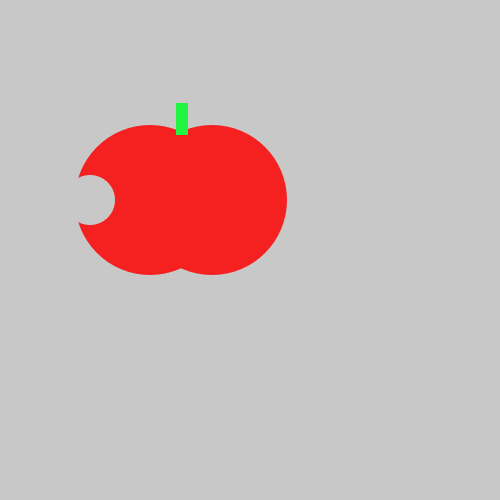
Frame 1 (no input)
Frame 60 (the mouse pressed at the canvas centre just before this capture): identical to frame 1, image omitted
Frame 120 (the mouse held since frame 60 and released just before this capture): identical to frame 1, image omitted

The Processing sketch that drew this single still picture (run headless with seeded random() and noise(); from frame 60 on, the mouse is pressed at the canvas centre):

// Processing sketch: tasty_tomato_pde
// ── tasty_tomato_pde.pde
void setup() {
    size(500, 500);
}
void draw() {
    background(200, 200, 200);
   noStroke();
   fill(#F52020);
    ellipse(150, 200, 150, 150);
   ellipse(212, 200, 150, 150);
fill(#20F541);
    rect(176, 103, 12, 32);
    fill(200,200,200);
    ellipse(90, 200, 50, 50);
}
